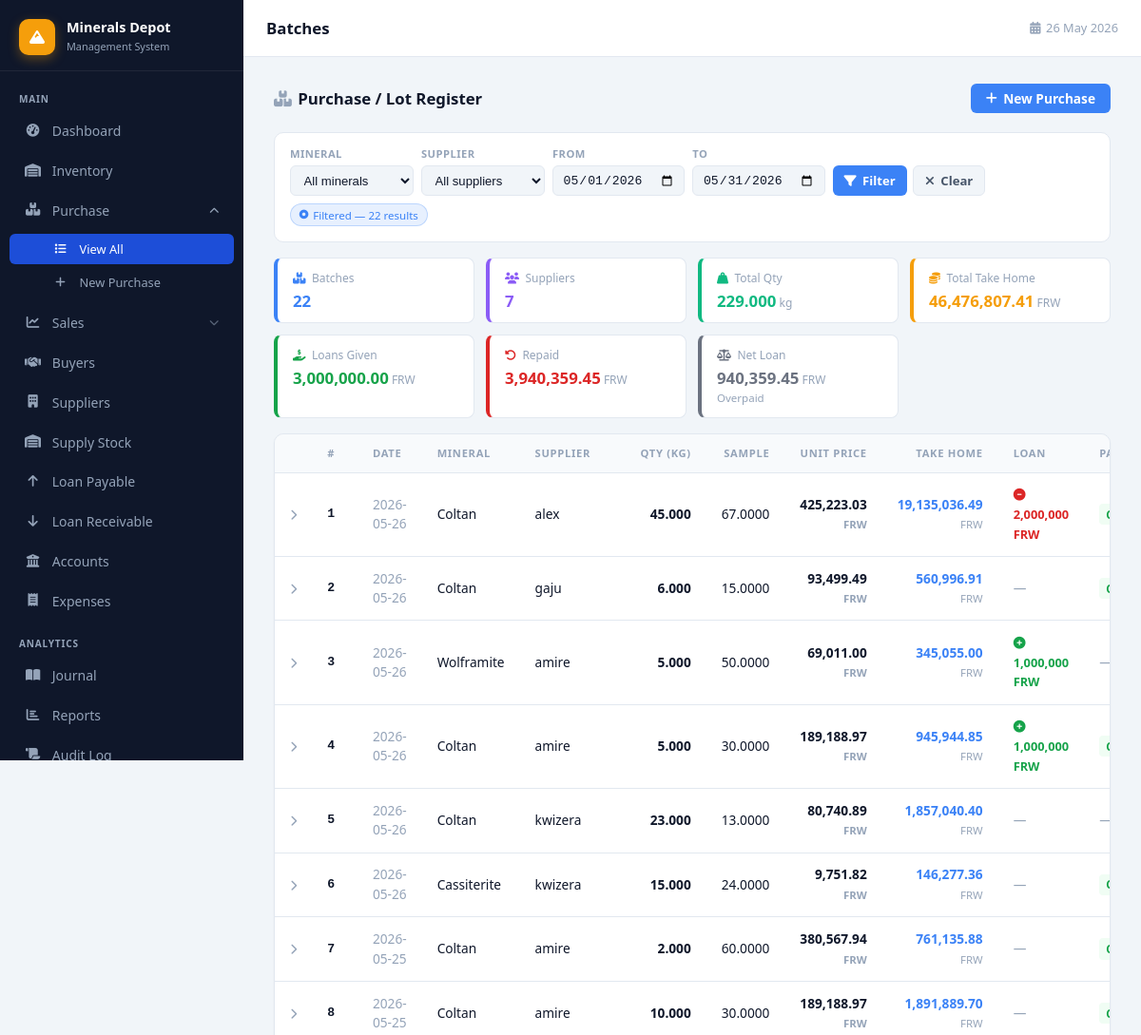
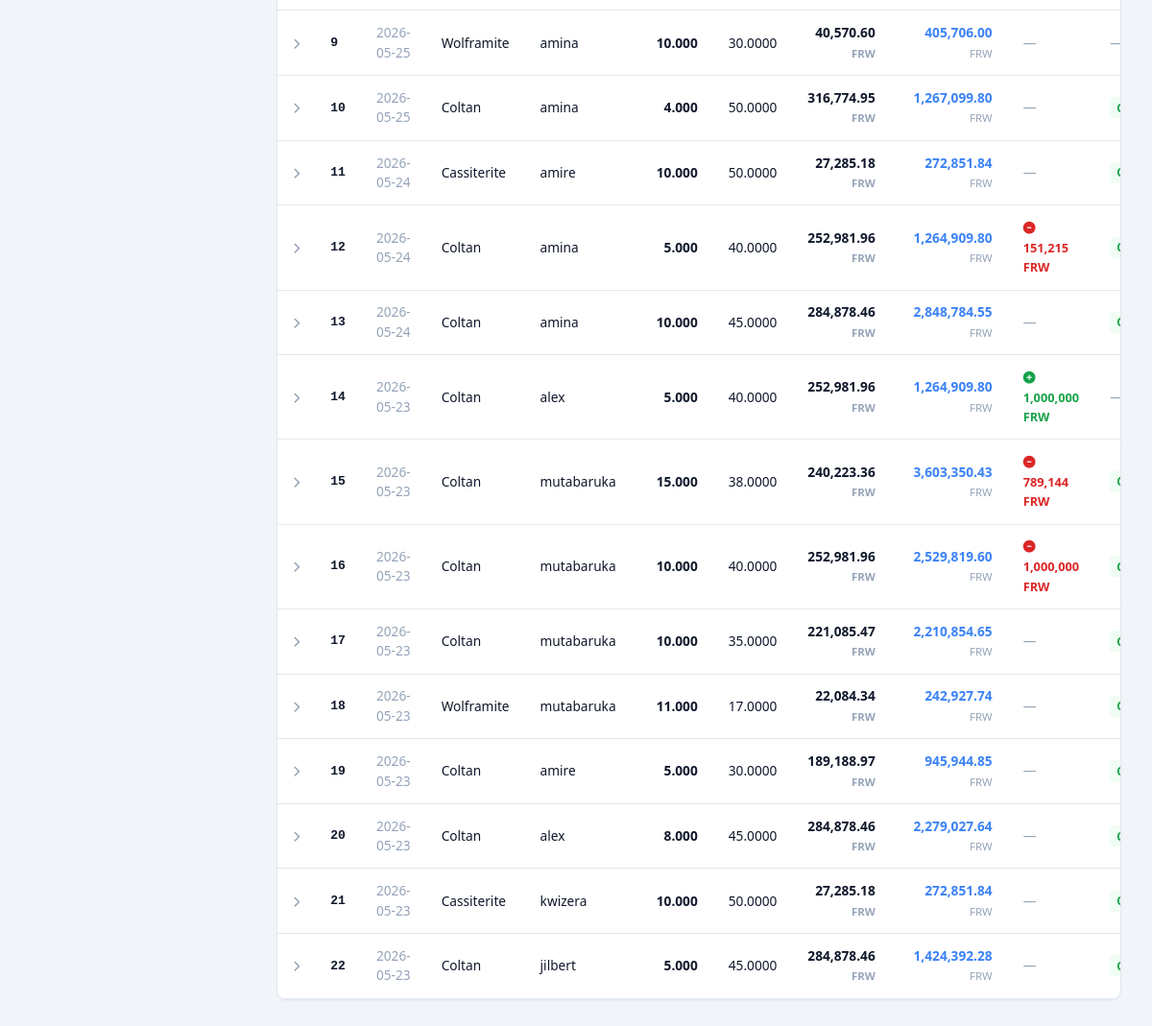
The app's page /batches.php (signed in) with its own data (2 pictures, top to bottom).
### tables this page shows
CREATE TABLE `batches` (
  `id` int(11) NOT NULL,
  `batch_id` varchar(50) NOT NULL,
  `mineral_type_id` int(11) DEFAULT NULL,
  `supplier_id` int(11) DEFAULT NULL,
  `quantity` decimal(12,3) NOT NULL,
  `quality_grade` varchar(20) DEFAULT NULL,
  `origin_location` varchar(200) DEFAULT NULL,
  `received_date` date NOT NULL,
  `expiry_date` date DEFAULT NULL,
  `certificate_number` varchar(100) DEFAULT NULL,
  `notes` text DEFAULT NULL,
  `created_by` int(11) DEFAULT NULL,
  `created_at` timestamp NOT NULL DEFAULT current_timestamp()
);

CREATE TABLE `mineral_types` (
  `id` int(11) NOT NULL,
  `name` varchar(50) NOT NULL,
  `unit` varchar(20) DEFAULT 'kg',
  `description` text DEFAULT NULL
);

CREATE TABLE `suppliers` (
  `id` int(11) NOT NULL,
  `supplier_code` varchar(50) NOT NULL,
  `name` varchar(100) NOT NULL,
  `contact_person` varchar(100) DEFAULT NULL,
  `phone` varchar(20) DEFAULT NULL,
  `email` varchar(100) DEFAULT NULL,
  `license_number` varchar(100) DEFAULT NULL,
  `address` text DEFAULT NULL,
  `created_at` timestamp NOT NULL DEFAULT current_timestamp()
);

CREATE TABLE `purchase_details` (
  `id` int(11) NOT NULL,
  `batch_id` int(11) NOT NULL,
  `mineral_id` int(11) NOT NULL,
  `supplier_id` int(11) NOT NULL,
  `purchase_date` date NOT NULL,
  `currency_used` varchar(3) NOT NULL DEFAULT 'FRW',
  `qty` decimal(12,3) NOT NULL DEFAULT 0.000,
  `sample` decimal(10,6) DEFAULT NULL,
  `rwf_rate` decimal(10,2) DEFAULT NULL,
  `fees_1` decimal(12,2) DEFAULT NULL,
  `fees_2` decimal(12,2) DEFAULT NULL,
  `tag` decimal(12,2) DEFAULT NULL,
  `rma` decimal(12,2) DEFAULT NULL,
  `rra` decimal(15,6) DEFAULT NULL,
  `lma` decimal(12,4) DEFAULT NULL,
  `tmt` decimal(12,4) DEFAULT NULL,
  `tantal` decimal(12,4) DEFAULT NULL,
  `unit_price` decimal(15,6) DEFAULT NULL,
  `take_home` decimal(15,2) DEFAULT NULL,
  `loan_action` enum('give','deduct','none') NOT NULL DEFAULT 'none',
  `loan_amount` decimal(15,2) NOT NULL DEFAULT 0.00,
  `amount_paid` decimal(15,2) DEFAULT NULL,
  `comment` text DEFAULT NULL,
  `created_by` int(11) DEFAULT NULL,
  `created_at` timestamp NOT NULL DEFAULT current_timestamp()
);

### batches.php (the view, shortened to what this page needs)
<?php
require_once 'config/database.php';
$bid = isset($_GET['bid']) ? (int)$_GET['bid'] : 0;
$filters = [
    'mineral_type_id' => $_GET['mineral_type_id'] ?? '',
    'supplier_id'     => $_GET['supplier_id']     ?? '',
    'date_from'       => $_GET['date_from']       ?? ($bid ? '' : date('Y-m-01')),
    'date_to'         => $_GET['date_to']         ?? ($bid ? '' : date('Y-m-t')),
];
$per_page = 50;
$page     = max(1, intval($_GET['page'] ?? 1));
$where = []; $params = [];
if($filters['date_from'])       { $where[] = 'b.received_date>=?';  $params[] = $filters['date_from']; }
if($filters['date_to'])         { $where[] = 'b.received_date<=?';  $params[] = $filters['date_to']; }
$where_sql = $where ? 'WHERE '.implode(' AND ', $where) : '';
$count_s = $pdo->prepare("SELECT COUNT(*) FROM batches b $where_sql");
$count_s->execute($params);
$total       = (int)$count_s->fetchColumn();
$total_pages = max(1, (int)ceil($total / $per_page));
$page        = min($page, $total_pages);
$offset      = ($page - 1) * $per_page;
$stmt = $pdo->prepare("
    SELECT b.*, mt.name AS mineral_name, s.name AS supplier_name,
           t.price_per_unit, t.total_amount,
           pd.sample, pd.rwf_rate, pd.fees_1, pd.fees_2,
           pd.tag, pd.rma, pd.rra,
           pd.lma, pd.tmt, pd.tantal,
           pd.unit_price  AS pd_unit_price,
           pd.take_home,  pd.loan_action, pd.loan_amount,
           pd.currency_used AS pd_currency,
           u.username AS created_by_name
    FROM batches b
    JOIN mineral_types mt ON b.mineral_type_id = mt.id
    JOIN suppliers s      ON b.supplier_id     = s.id
    LEFT JOIN transactions t    ON t.batch_id  = b.id AND t.transaction_type = 'IN'
    LEFT JOIN purchase_details pd ON pd.batch_id = b.id
    LEFT JOIN users u             ON u.id        = b.created_by
    $where_sql
    ORDER BY b.id DESC
    LIMIT $per_page OFFSET $offset
");
$stmt->execute($params);
$batches = $stmt->fetchAll();
$payments_by_batch = [];
if($batches){
    $batch_ids    = array_column($batches, 'id');
    $placeholders = implode(',', array_fill(0, count($batch_ids), '?'));
    $pay_s = $pdo->prepare("
        SELECT pp.batch_id, pp.payment_method, pp.amount, ca.account_name
        FROM purchase_payments pp
        LEFT JOIN company_accounts ca ON ca.id = pp.account_id
        WHERE pp.batch_id IN ($placeholders)
        ORDER BY pp.batch_id, pp.id
    ");
    $pay_s->execute($batch_ids);
    foreach($pay_s->fetchAll() as $pay)
        $payments_by_batch[$pay['batch_id']][] = $pay;
}
$sum_s = $pdo->prepare("
    SELECT
        COUNT(*)                                                        AS batch_count,
        COUNT(DISTINCT b.supplier_id)                                   AS supplier_count,
        COALESCE(SUM(b.quantity),0)                                     AS total_qty,
        COALESCE(SUM(pd.take_home),0)                                   AS total_take_home,
        COALESCE(SUM(CASE WHEN pd.loan_action='give'   THEN pd.loan_amount ELSE 0 END),0) AS total_loan_given,
        COALESCE(SUM(CASE WHEN pd.loan_action='deduct' THEN pd.loan_amount ELSE 0 END),0) AS total_repaid
    FROM batches b
    LEFT JOIN purchase_details pd ON pd.batch_id = b.id
    $where_sql
");
$sum_s->execute($params);
$totals = $sum_s->fetch(PDO::FETCH_ASSOC);
$has_filters = (bool)array_filter($filters);
include 'includes/header.php';
?>
<div class="page-header">
    <h2><i class="fas fa-boxes-stacked" style="margin-right:.4rem;color:var(--text-muted)"></i>Purchase / Lot Register</h2>
    <a href="new-purchase.php" class="btn btn-primary">
        <i class="fas fa-plus"></i> New Purchase
    </a>
</div>
<form method="GET" action="batches.php" class="filter-bar">
    <div class="filter-group">
        <label>Mineral</label>
        <select name="mineral_type_id">
            <option value="">All minerals</option>
        </select>
    </div>
    <div class="filter-group">
        <label>Supplier</label>
        <select name="supplier_id">
            <option value="">All suppliers</option>
        </select>
    </div>
    <div class="filter-group">
        <label>From</label>
        <input type="date" name="date_from" value="<?= htmlspecialchars($filters['date_from']) ?>">
    </div>
    <div class="filter-group">
        <label>To</label>
        <input type="date" name="date_to" value="<?= htmlspecialchars($filters['date_to']) ?>">
    </div>
    <div class="filter-actions">
        <button type="submit" class="btn btn-primary" style="height:2rem;padding:0 .75rem;font-size:.82rem">
            <i class="fas fa-filter"></i> Filter
        </button>
        <?php if($has_filters): ?>
        <a href="batches.php" class="btn btn-secondary" style="height:2rem;padding:0 .75rem;font-size:.82rem">
            <i class="fas fa-xmark"></i> Clear
        </a>
        <?php endif; ?>
    </div>
    <?php if($has_filters): ?>
    <span class="filter-active-badge"><i class="fas fa-circle-dot" style="font-size:.6rem"></i> Filtered — <?= $total ?> result<?= $total!==1?'s':'' ?></span>
    <?php endif; ?>
</form>
<?php
$net_loan = $totals['total_loan_given'] - $totals['total_repaid'];
$fmt = fn($v,$d=2) => number_format($v,$d);
?>
<div style="display:grid;grid-template-columns:repeat(auto-fill,minmax(170px,1fr));gap:.75rem;margin-bottom:1rem">
    <?php
    $cards = [
        ['fas fa-boxes-stacked', 'Batches',          $totals['batch_count'],    '',        'var(--primary)'],
        ['fas fa-users',         'Suppliers',         $totals['supplier_count'], '',        '#8b5cf6'],
        ['fas fa-weight-hanging','Total Qty',         $fmt($totals['total_qty'],3), ' kg',  '#10b981'],
        ['fas fa-coins',         'Total Take Home',   $fmt($totals['total_take_home']), ' FRW', '#f59e0b'],
        ['fas fa-hand-holding-dollar','Loans Given',  $fmt($totals['total_loan_given']), ' FRW', '#16a34a'],
        ['fas fa-rotate-left',   'Repaid',            $fmt($totals['total_repaid']), ' FRW', '#dc2626'],
        ['fas fa-scale-balanced','Net Loan',          $fmt(abs($net_loan)), ' FRW', $net_loan > 0 ? '#f59e0b' : '#6b7280'],
    ];
    foreach($cards as [$icon,$label,$value,$unit,$color]): ?>
    <div style="border:1px solid var(--border);border-left:4px solid <?= $color ?>;border-radius:8px;padding:.75rem 1rem;background:var(--surface,var(--bg))">
        <div style="font-size:.75rem;color:var(--text-muted);margin-bottom:.3rem;display:flex;align-items:center;gap:.4rem">
            <i class="<?= $icon ?>" style="color:<?= $color ?>"></i> <?= $label ?>
        </div>
        <div style="font-size:1.05rem;font-weight:700;color:<?= $color ?>;line-height:1.2">
            <?= $value ?><span style="font-size:.75rem;font-weight:400;color:var(--text-muted)"><?= $unit ?></span>
        </div>
        <?php if($label === 'Net Loan' && $net_loan != 0): ?>
        <div style="font-size:.72rem;color:var(--text-muted);margin-top:.15rem">
            <?= $net_loan > 0 ? 'Outstanding' : 'Overpaid' ?>
        </div>
        <?php endif; ?>
    </div>
    <?php endforeach; ?>
</div>
<div class="table-wrap">
    <table>
        <thead>
            <tr>
                <th style="width:2rem"></th>
                <th>#</th>
                 <th>Date</th>
                <th>Mineral</th>
                <th>Supplier</th>
                <th style="text-align:right">Qty (kg)</th>
                <th style="text-align:right">Sample</th>
                <th style="text-align:right">Unit Price</th>
                <th style="text-align:right">Take Home</th>
                <th>Loan</th>
                <th>Payment</th>
            </tr>
        </thead>
        <tbody id="batches-tbody">
            <?php
            $i = 0;
            foreach($batches as $b):
                $has_detail = $b['take_home'] !== null;
                $cur        = $b['pd_currency'] ?? 'FRW';
            ?>
            <tr style="<?= $has_detail ? 'cursor:pointer' : '' ?>"
                <?= $has_detail ? 'onclick="toggleDetail('.$b['id'].')"' : '' ?>>
                <td style="text-align:center;width:2rem">
                    <?php if($has_detail): ?>
                    <i class="fas fa-chevron-right" id="icon-<?= $b['id'] ?>"
                       style="font-size:.72rem;color:var(--text-muted);transition:transform .18s"></i>
                    <?php endif; ?>
                </td>
                <td class="font-mono fw-600" style="font-size:.82rem"><?= ++$i ?></td>
                 <td class="text-muted"><?= $b['received_date'] ?></td>
                <td><?= htmlspecialchars($b['mineral_name']) ?></td>
                <td><?= htmlspecialchars($b['supplier_name']) ?></td>
                <td style="text-align:right" class="fw-600"><?= number_format($b['quantity'],3) ?></td>
                <td style="text-align:right">
                    <?= $b['sample'] !== null ? number_format($b['sample'],4) : '<span class="text-muted">—</span>' ?>
                </td>
                <td style="text-align:right" class="fw-600">
                    <?php if($b['pd_unit_price'] !== null): ?>
                        <?= number_format($b['pd_unit_price'],2) ?>
                        <small class="text-muted"><?= $cur ?></small>
                    <?php else: ?>
                        <span class="text-muted">—</span>
                    <?php endif; ?>
                </td>
                <td style="text-align:right;font-weight:700;color:var(--primary)">
                    <?php if($b['take_home'] !== null): ?>
                        <?= number_format($b['take_home'],2) ?>
                        <small style="font-weight:400;color:var(--text-muted)"><?= $cur ?></small>
                    <?php else: ?>
                        <span class="text-muted" style="font-weight:400">—</span>
                    <?php endif; ?>
                </td>
                <td>
                    <?php if($b['loan_action'] === 'give'): ?>
                        <span style="color:#16a34a;font-weight:600;font-size:.8rem">
                            <i class="fas fa-plus-circle"></i> <?= number_format($b['loan_amount'],0) ?> FRW
                        </span>
                    <?php elseif($b['loan_action'] === 'deduct'): ?>
                        <span style="color:#dc2626;font-weight:600;font-size:.8rem">
                            <i class="fas fa-minus-circle"></i> <?= number_format($b['loan_amount'],0) ?> FRW
                        </span>
                    <?php else: ?>
                        <span class="text-muted">—</span>
                    <?php endif; ?>
                </td>
                <td style="white-space:nowrap">
                    <?php
                    $bpays = $payments_by_batch[$b['id']] ?? [];
                    if($bpays):
                        $method_styles = [
                            'cash' => ['#16a34a','#f0fdf4','Cash'],
                            'bank' => ['#2563eb','#eff6ff','Bank'],
                            'momo' => ['#7c3aed','#f5f3ff','MoMo'],
                        ];
                        foreach($bpays as $bp):
                            $m = $bp['payment_method'];
                            [$clr,$bg,$lbl] = $method_styles[$m] ?? ['#6b7280','#f3f4f6',$m];
                    ?>
                    <span style="display:inline-block;font-size:.72rem;font-weight:600;padding:.15rem .45rem;border-radius:4px;background:<?= $bg ?>;color:<?= $clr ?>;margin-right:.2rem"><?= $lbl ?></span>
                    <?php endforeach; ?>
                    <?php else: ?>
                    <span class="text-muted">—</span>
                    <?php endif; ?>
                </td>
            </tr>
            <?php if($has_detail): ?>
                    <?php if(!empty($payments_by_batch[$b['id']])): ?>
                            <?php
                            $method_styles = ['cash'=>['#16a34a','Cash'],'bank'=>['#2563eb','Bank Transfer'],'momo'=>['#7c3aed','Mobile Money']];
                            foreach($payments_by_batch[$b['id']] as $bp):
                                $m = $bp['payment_method'];
                                [$clr,$lbl] = $method_styles[$m] ?? ['#6b7280', $m];
                            ?>
                            <?php endforeach; ?>
                    <?php endif; ?>
            <?php endif; ?>
            <?php endforeach; ?>
        </tbody>
    </table>
</div>
<?php include 'includes/footer.php'; ?>

### records on screen
batches: received_date "2026-05-26", mineral_type.name "Coltan", supplier.name "alex", quantity "45.000", purchase_details.sample "67.0000", purchase_details.unit_price "425,223.03", purchase_details.currency_used "FRW", purchase_details.take_home "19,135,036.49", purchase_details.loan_amount "2,000,000"
batches: received_date "2026-05-26", mineral_type.name "Coltan", supplier.name "gaju", quantity "6.000", purchase_details.sample "15.0000", purchase_details.unit_price "93,499.49", purchase_details.currency_used "FRW", purchase_details.take_home "560,996.91"
batches: received_date "2026-05-26", mineral_type.name "Wolframite", supplier.name "amire", quantity "5.000", purchase_details.sample "50.0000", purchase_details.unit_price "69,011.00", purchase_details.currency_used "FRW", purchase_details.take_home "345,055.00", purchase_details.loan_amount "1,000,000"
batches: received_date "2026-05-26", mineral_type.name "Coltan", supplier.name "amire", quantity "5.000", purchase_details.sample "30.0000", purchase_details.unit_price "189,188.97", purchase_details.currency_used "FRW", purchase_details.take_home "945,944.85", purchase_details.loan_amount "1,000,000"
batches: received_date "2026-05-26", mineral_type.name "Coltan", supplier.name "kwizera", quantity "23.000", purchase_details.sample "13.0000", purchase_details.unit_price "80,740.89", purchase_details.currency_used "FRW", purchase_details.take_home "1,857,040.40"
batches: received_date "2026-05-26", mineral_type.name "Cassiterite", supplier.name "kwizera", quantity "15.000", purchase_details.sample "24.0000", purchase_details.unit_price "9,751.82", purchase_details.currency_used "FRW", purchase_details.take_home "146,277.36"
batches: received_date "2026-05-25", mineral_type.name "Coltan", supplier.name "amire", quantity "2.000", purchase_details.sample "60.0000", purchase_details.unit_price "380,567.94", purchase_details.currency_used "FRW", purchase_details.take_home "761,135.88"
batches: received_date "2026-05-25", mineral_type.name "Coltan", supplier.name "amire", quantity "10.000", purchase_details.sample "30.0000", purchase_details.unit_price "189,188.97", purchase_details.currency_used "FRW", purchase_details.take_home "1,891,889.70"
batches: received_date "2026-05-25", mineral_type.name "Wolframite", supplier.name "amina", quantity "10.000", purchase_details.sample "30.0000", purchase_details.unit_price "40,570.60", purchase_details.currency_used "FRW", purchase_details.take_home "405,706.00"
batches: received_date "2026-05-25", mineral_type.name "Coltan", supplier.name "amina", quantity "4.000", purchase_details.sample "50.0000", purchase_details.unit_price "316,774.95", purchase_details.currency_used "FRW", purchase_details.take_home "1,267,099.80"
batches: received_date "2026-05-24", mineral_type.name "Cassiterite", supplier.name "amire", quantity "10.000", purchase_details.sample "50.0000", purchase_details.unit_price "27,285.18", purchase_details.currency_used "FRW", purchase_details.take_home "272,851.84"
batches: received_date "2026-05-24", mineral_type.name "Coltan", supplier.name "amina", quantity "5.000", purchase_details.sample "40.0000", purchase_details.unit_price "252,981.96", purchase_details.currency_used "FRW", purchase_details.take_home "1,264,909.80", purchase_details.loan_amount "151,215"
batches: received_date "2026-05-24", mineral_type.name "Coltan", supplier.name "amina", quantity "10.000", purchase_details.sample "45.0000", purchase_details.unit_price "284,878.46", purchase_details.currency_used "FRW", purchase_details.take_home "2,848,784.55"
batches: received_date "2026-05-23", mineral_type.name "Coltan", supplier.name "alex", quantity "5.000", purchase_details.sample "40.0000", purchase_details.unit_price "252,981.96", purchase_details.currency_used "FRW", purchase_details.take_home "1,264,909.80", purchase_details.loan_amount "1,000,000"
batches: received_date "2026-05-23", mineral_type.name "Coltan", supplier.name "mutabaruka", quantity "15.000", purchase_details.sample "38.0000", purchase_details.unit_price "240,223.36", purchase_details.currency_used "FRW", purchase_details.take_home "3,603,350.43", purchase_details.loan_amount "789,144"
batches: received_date "2026-05-23", mineral_type.name "Coltan", supplier.name "mutabaruka", quantity "10.000", purchase_details.sample "40.0000", purchase_details.unit_price "252,981.96", purchase_details.currency_used "FRW", purchase_details.take_home "2,529,819.60", purchase_details.loan_amount "1,000,000"
batches: received_date "2026-05-23", mineral_type.name "Coltan", supplier.name "mutabaruka", quantity "10.000", purchase_details.sample "35.0000", purchase_details.unit_price "221,085.47", purchase_details.currency_used "FRW", purchase_details.take_home "2,210,854.65"
batches: received_date "2026-05-23", mineral_type.name "Wolframite", supplier.name "mutabaruka", quantity "11.000", purchase_details.sample "17.0000", purchase_details.unit_price "22,084.34", purchase_details.currency_used "FRW", purchase_details.take_home "242,927.74"
batches: received_date "2026-05-23", mineral_type.name "Coltan", supplier.name "amire", quantity "5.000", purchase_details.sample "30.0000", purchase_details.unit_price "189,188.97", purchase_details.currency_used "FRW", purchase_details.take_home "945,944.85"
batches: received_date "2026-05-23", mineral_type.name "Coltan", supplier.name "alex", quantity "8.000", purchase_details.sample "45.0000", purchase_details.unit_price "284,878.46", purchase_details.currency_used "FRW", purchase_details.take_home "2,279,027.64"
batches: received_date "2026-05-23", mineral_type.name "Cassiterite", supplier.name "kwizera", quantity "10.000", purchase_details.sample "50.0000", purchase_details.unit_price "27,285.18", purchase_details.currency_used "FRW", purchase_details.take_home "272,851.84"
batches: received_date "2026-05-23", mineral_type.name "Coltan", supplier.name "jilbert", quantity "5.000", purchase_details.sample "45.0000", purchase_details.unit_price "284,878.46", purchase_details.currency_used "FRW", purchase_details.take_home "1,424,392.28"

### other values on screen
$page_title "Batches"
$total "22"
$label "Batches"
$value "22"
$label "Suppliers"
$value "7"
$label "Total Qty"
$value "229.000"
$unit "kg"
$label "Total Take Home"
$value "46,476,807.41"
$unit "FRW"
$label "Loans Given"
$value "3,000,000.00"
$label "Repaid"
